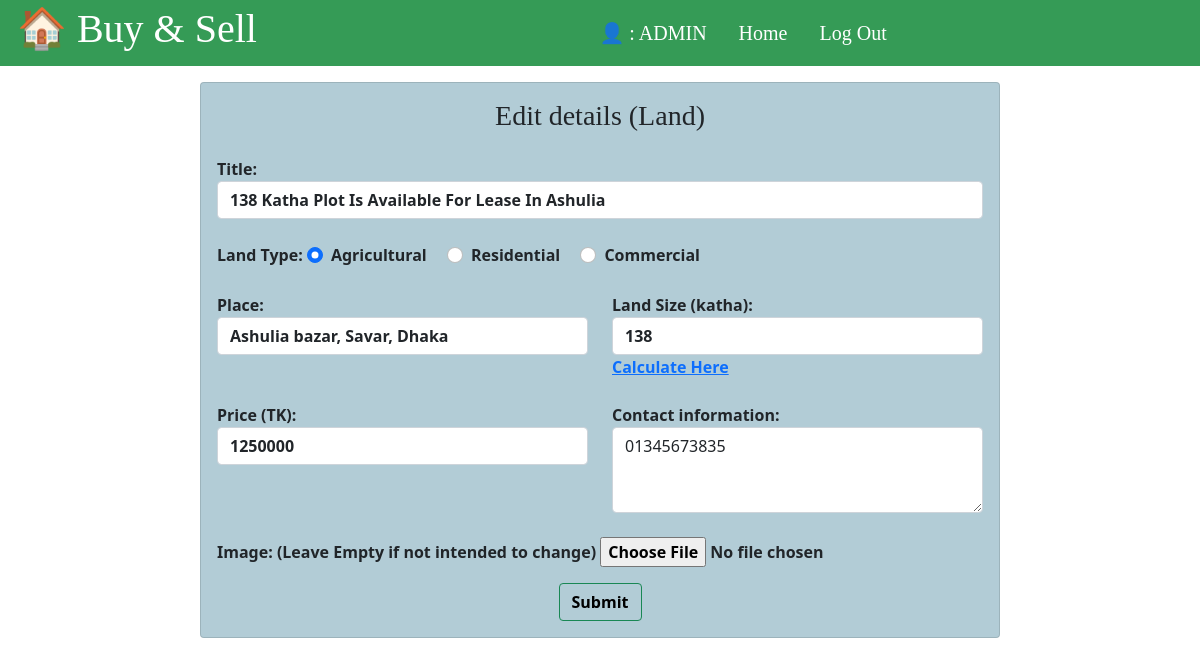
/land_edit.php?land_id=58 (signed in), run on the app's committed database.
### tables this page shows
CREATE TABLE `land_post` (
  `id` int(11) NOT NULL,
  `user_id` int(255) NOT NULL,
  `Title` text NOT NULL,
  `Land_Type` varchar(255) NOT NULL,
  `Place` varchar(255) NOT NULL,
  `Land_Size` int(255) NOT NULL,
  `Price` int(255) NOT NULL,
  `Contact_info` varchar(255) NOT NULL,
  `img` varchar(255) DEFAULT NULL,
  `date` varchar(255) NOT NULL
);

### land_edit.php (the view, shortened to what this page needs)
<?php
include_once('header.php');
$sql= "SELECT *FROM land_post WHERE id='".$_GET['land_id']."'";
$sql_run= mysqli_query($mysqli_connection,$sql);
if (mysqli_query($mysqli_connection, $sql)) {
    $row= mysqli_fetch_array($sql_run)
    ?>
    <div class="container d-felx ">
      <div class="card mb-3 mx-auto" id="aptEdit_card">
      <div class="card-body">
        <h3 class="card-title text-center mb-4 ">Edit details (Land)</h3>
      <form method="post" action="product_query.php">
<div class="form-outline mb-4 ">
  <label for="land_edit_title">Title: </label>
  <input class="form-control" required id="land_edit_title" name="land_title" value="<?php echo $row['Title'];?>">
</div>
<div class="form-outline mb-4 ">
<label for="land_edit_type">Land Type: </label>
     <?php if($row['Land_Type']=='agricultural'){ ?>
        <div class="form-check  form-check-inline">
             <input class="form-check-input" type="radio"  id="agricultural" name="land_type"  value="agricultural" checked>
             <label class="form-check-label" for="agricultural">
               Agricultural
             </label>
           </div>
           <div class="form-check form-check-inline">
             <input class="form-check-input" type="radio"  id="residential" name="land_type"  value="residential">
             <label class="form-check-label" for="residential">
               Residential
             </label>
           </div>
           <div class="form-check form-check-inline">
             <input class="form-check-input" type="radio"  id="commercial" name="land_type"  value="commercial">
             <label class="form-check-label" for="commercial">
               Commercial
             </label>
           </div>
       <?php  }?>
</div>
<div class="form-outline mb-4">
                    <div class="row">
                      <div class="col">
                        <label for="land_edit_place">Place:</label>
                        <input class="form-control" required id="land_edit_place" name="land_place" placeholder="Enter place" value="<?php echo $row['Place'];?>">
                    </div>
                    <div class="col">
                        <label for="land_edit_sqft">Land Size (katha):</label>
                        <input type="number" class="form-control" required id="land_edit_sqft" name='land_sqft' min="1" value="<?php echo $row['Land_Size'];?>">
                        <a href="http://landmeasurementbd.blogspot.com/2017/06/online-area-converter-in-land-measurement.html" target="_blank">Calculate Here</a>
                      </div>
                  </div>
                </div>
<div class="form-outline mb-4 ">
<div class="row">
  <div class="col">
    <label for="land_edit_price">Price (TK):</label>
<input  type="number" class="form-control" required id="land_edit_price" name="land_price" value="<?php echo $row['Price'];?>">
</div>
<div class="col">
  <label for="land_edit_contact">Contact information:</label>
  <textarea class="form-control" rows="3" required id="land_edit_contact" name="land_contact"><?php echo $row['Contact_info'];?></textarea>
</div>
</div>
</div>
  <div class="form-outline mb-3">
  <label for="land_edit_img">Image: (Leave Empty if not intended to change)</label>
  <input type="file"  accept="image/*" id="land_edit_img" name="land_img" value="<?php echo $row['img'];?>">
</div>
<div class="d-flex justify-content-center">
  <button type="submit" class="btn btn-outline-success pay" name="land_edit">Submit</button>
</div>
</form>
</div>
    </div>
    </div>
<?php } ?>

### style.css (style rules this page uses)
.form-outline,.form-outline input,.btn { font-weight: bold; }
#login_card h3,#aptEdit_card h3 { font-family: Jazz LET, fantasy; }
#login_card,#aptEdit_card { margin-bottom:0; background-color: rgb(178, 204, 214); }
#aptEdit_card { max-width: 800px; }
.pay { color: black; }

### data on the page
land_post: land_title "138 Katha Plot Is Available For Lease In Ashulia", land_place "Ashulia bazar, Savar, Dhaka", land_sqft "138", land_price "1250000", land_contact "01345673835"

### other printed values
$_SESSION['username'] "ADMIN"
